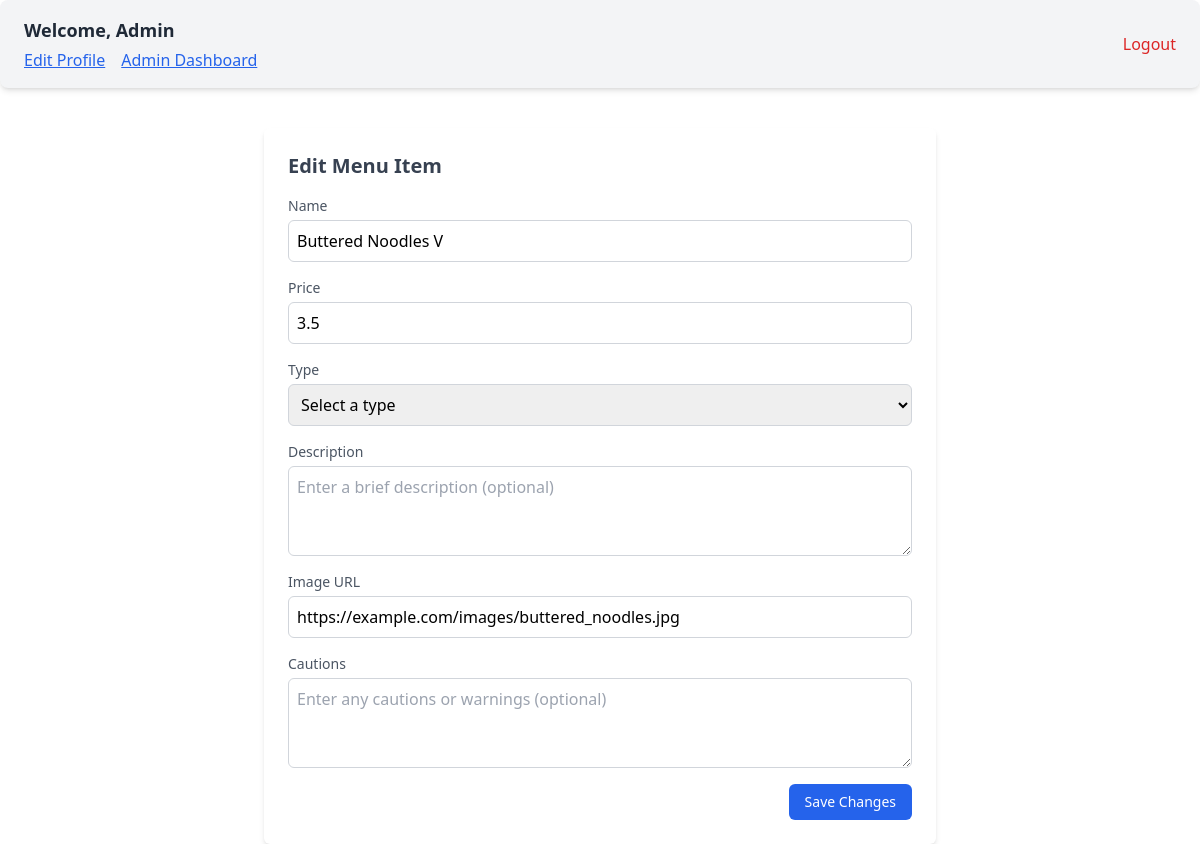
The page /edit-menu/1 (signed in) on the database its author committed.
### app/models.py (models this page shows, shortened)
class Parent(UserMixin,db.Model):
    __tablename__ = 'parents'
    id = db.Column(db.Integer, primary_key=True, autoincrement=True)
    email = db.Column(db.String(120), unique=True, nullable=False)
    password_hash = db.Column(db.String(128), nullable=False)
    first_name = db.Column(db.String(50), nullable=False)
    last_name = db.Column(db.String(50), nullable=False)
    address = db.Column(db.String(255), nullable=False)
    state = db.Column(db.String(50), nullable=False)
    city = db.Column(db.String(50), nullable=False)
    zip_code = db.Column(db.String(10), nullable=False)
    is_admin = db.Column(db.Boolean, nullable=False, default=False)
    home_phone = db.Column(db.String(15), nullable=True)
    cell_phone = db.Column(db.String(15), nullable=False)
    work_phone = db.Column(db.String(15), nullable=True)
    children = db.relationship('Child', back_populates='parent', cascade='all, delete-orphan')
    orders = db.relationship('Order', back_populates='parent', cascade='all, delete-orphan')

class MenuItem (db.Model):
    __tablename__ = 'menu_items'
    id = db.Column(db.Integer, primary_key=True, autoincrement=True)
    name = db.Column(db.String(100), nullable=False)
    price = db.Column(db.Float, nullable=False)
    type = db.Column(db.String(20), nullable=False)
    description = db.Column(db.Text, nullable=True)
    img_url = db.Column(db.String(255), nullable=True)
    cautions = db.Column(db.Text, nullable=True)

### app/routes/admin.py (the view)
@admin.route('/edit-menu/<int:id>', methods=['GET'])
@login_required
def edit_menu(id):
    if not current_user.is_admin:
        return redirect('/')
    menu = MenuItem.query.get(id)
    return render_template('edit-menu-item.html', menu=menu)

### app/__init__.py (called while the page is built)
def create_app():
    app = Flask(__name__,
                static_folder='static')
    app.config['SQLALCHEMY_DATABASE_URI'] = 'sqlite:///app.db'
    app.config['SQLALCHEMY_TRACK_MODIFICATIONS'] = False
    app.config['SECRET_KEY'] = 'your_secret_key_here'
    app.config['JWT_SECRET_KEY'] = 'your_jwt_secret_key_here'
    login_manager = LoginManager()
    login_manager.login_view = 'auth.login'
    login_manager.init_app(app)
    db.init_app(app)
    jwt = JWTManager(app)
    from app.models import Parent
    @login_manager.user_loader
    def load_user(user_id):
        return Parent.query.get(int(user_id))
    app.register_blueprint(dashboard, url_prefix='/')
    app.register_blueprint(auth, url_prefix='/')
    app.register_blueprint(order, url_prefix='/')
    app.register_blueprint(admin, url_prefix='/')
    return app

### app/templates/edit-menu-item.html (shortened to what this page needs)
{% extends "_layout.html" %}
{% block content %}
<div class="max-w-2xl mx-auto mt-10 p-6 bg-white shadow-md rounded-md">
    <h2 class="text-xl font-semibold mb-4 text-gray-700">Edit Menu Item</h2>
    <form action="/edit-menu/{{ menu.id }}" method="POST">
      <div class="mb-4">
        <label for="name" class="block text-sm font-medium text-gray-600">Name</label>
        <input
          type="text"
          id="name"
          name="name"
          class="mt-1 block w-full p-2 border border-gray-300 rounded-md focus:ring-blue-500 focus:border-blue-500"
          placeholder="Enter item name"
          required
            value="{{ menu.name }}"
        />
      </div>
      <div class="mb-4">
        <label for="price" class="block text-sm font-medium text-gray-600">Price</label>
        <input
          type="number"
          step="0.01"
          min="0"
          id="price"
          name="price"
          class="mt-1 block w-full p-2 border border-gray-300 rounded-md focus:ring-blue-500 focus:border-blue-500"
          placeholder="Enter item price"
            required
                value="{{ menu.price }}"
          required
        />
      </div>
      <div class="mb-4">
        <label for="type" class="block text-sm font-medium text-gray-600">Type</label>
        <select
          id="type"
          name="type"
          class="mt-1 block w-full p-2 border border-gray-300 rounded-md focus:ring-blue-500 focus:border-blue-500"
          required
        >
          <option value="{{ menu.type }}" disabled selected>Select a type</option>
        </select>
      </div>
      <div class="mb-4">
        <label for="description" class="block text-sm font-medium text-gray-600">Description</label>
        <textarea
          id="description"
          name="description"
          rows="3"
          class="mt-1 block w-full p-2 border border-gray-300 rounded-md focus:ring-blue-500 focus:border-blue-500"
          placeholder="Enter a brief description (optional)"
        ></textarea>
      </div>
      <div class="mb-4">
        <label for="img_url" class="block text-sm font-medium text-gray-600">Image URL</label>
        <input
          type="url"
          id="img_url"
          name="img_url"
          class="mt-1 block w-full p-2 border border-gray-300 rounded-md focus:ring-blue-500 focus:border-blue-500"
          placeholder="Enter image URL (optional)"
          value="{{ menu.img_url }}"
        />
      </div>
      <div class="mb-4">
        <label for="cautions" class="block text-sm font-medium text-gray-600">Cautions</label>
        <textarea
          id="cautions"
          name="cautions"
          rows="3"
          class="mt-1 block w-full p-2 border border-gray-300 rounded-md focus:ring-blue-500 focus:border-blue-500"
          placeholder="Enter any cautions or warnings (optional)"
        ></textarea>
      </div>
      <div class="flex justify-end">
        <button
          type="submit"
          class="px-4 py-2 bg-blue-600 text-white text-sm font-medium rounded-md hover:bg-blue-700 focus:outline-none focus:ring-2 focus:ring-offset-2 focus:ring-blue-500"
        >
          Save Changes
        </button>
      </div>
    </form>
  </div>
{% endblock %}

### app/templates/_layout.html (shortened to what this page needs)
<!DOCTYPE html>
<html lang="en">
<head>
    <script src="https://cdn.tailwindcss.com"></script>
</head>
<body>
    <div class="flex flex-col items-center justify-center h-fit">
        {% if current_user.is_authenticated %}
        <div class="bg-gray-100 flex justify-between items-center px-6 py-4 shadow-md rounded-lg w-full">
            <div class="flex flex-col gap-1">
              <h1 class="text-lg font-semibold text-gray-800">
                Welcome, {{ current_user.first_name }}
              </h1>
              <div class="flex gap-4">
                <a href="/edit-profile" class="text-blue-600 hover:text-blue-800 underline">
                  Edit Profile
                </a>
                {% if current_user.is_admin %}
                <a href="/admin-dashboard" class="text-blue-600 hover:text-blue-800 underline">
                  Admin Dashboard
                </a>
                {% endif %}
              </div>
            </div>
            <a href="{{ url_for('auth.logout') }}" class="text-red-600 hover:text-red-800 font-medium">
              Logout
            </a>
          </div>
        {% endif %}
    </div>
    {% block content %}{% endblock %}
</body>
</html>

### rows shown on the page
Parent: first_name "Admin"
MenuItem: name "Buttered Noodles V", price "3.5", img_url "https://example.com/images/buttered_noodles.jpg"
